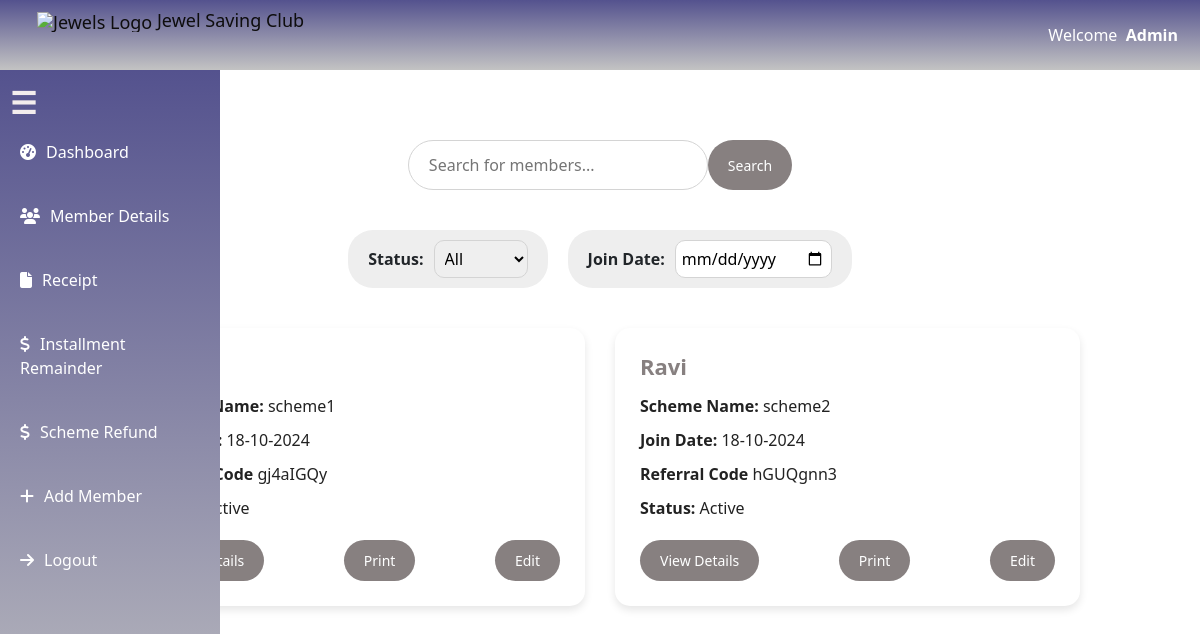
Before: /member_details (signed in) with the older database file.
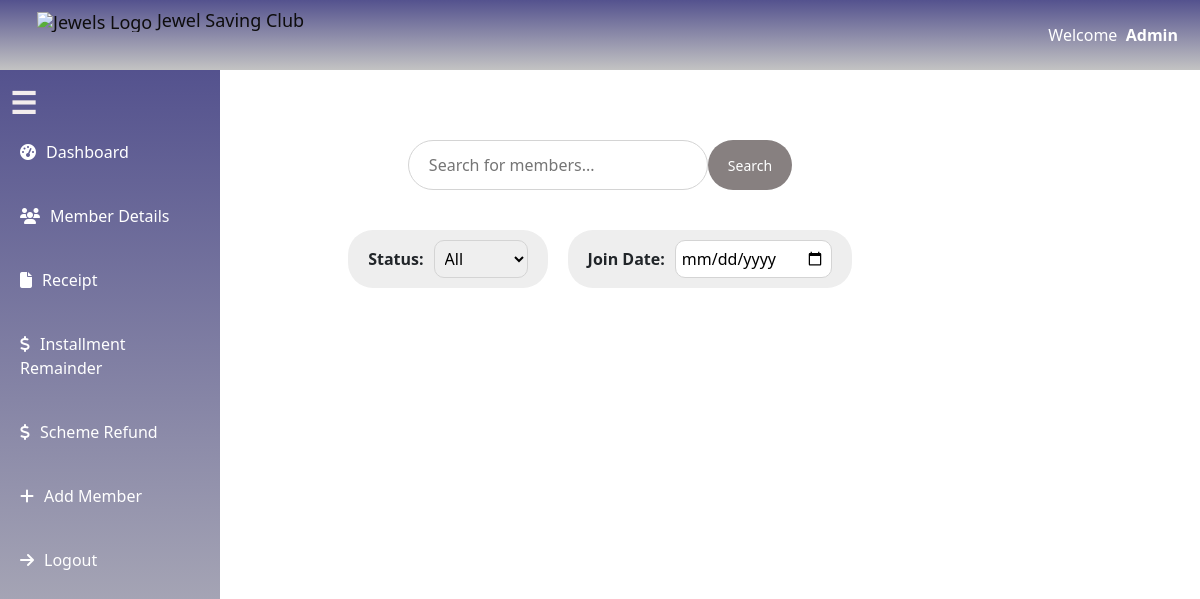
After: the same page with the newer database file.
### app1/models.py (models this page shows, shortened)
class Member(models.Model):
    id = models.AutoField(primary_key=True)
    created_by = models.ForeignKey(User, on_delete=models.CASCADE)
    name = models.CharField(max_length=100, null=True)
    scheme = models.ForeignKey(Scheme, on_delete=models.CASCADE)
    address = models.CharField(max_length=100, null=True)
    city = models.CharField(max_length=100, null=True)
    pin = models.CharField(max_length=15, null=True)
    phone_number = models.IntegerField(null=True)
    aadhaar = models.CharField(max_length=50, null=True)
    pan = models.CharField(max_length=50, null=True)
    email = models.EmailField(null=True)
    status = models.CharField(max_length=50, null=True)
    join_date = models.DateField()
    end_date = models.DateField()
    nominee_name = models.CharField(max_length=50, null=True)
    nominee_email = models.EmailField(null=True)
    nominee_phone_number = models.IntegerField(null=True)
    nominee_dob = models.DateField(null=True)
    nominee_adhaar = models.CharField(max_length=50, null=True)
    nominee_pan = models.CharField(max_length=50, null=True)
    referred_person_name = models.CharField(max_length=50, null=True)
    referred_person_id = models.CharField(max_length=50, null=True)
    referred_person_referral_code = models.CharField(max_length=50, null=True)  # New field for referred person's code
    member_referral_code = models.CharField(max_length=8, unique=True, null=True)  # New field for member's generated code

class Scheme(models.Model):
    MATURITY_PERIOD_CHOICES = [(str(i), str(i)) for i in range(1, 37)]
    BENEFIT_CHOICES = [
        ('No wastage - No Making charges', 'No wastage - No Making charges'),
    ]
    scheme_id = models.AutoField(primary_key=True)  # Auto-incremented ID field
    scheme_name = models.CharField(max_length=100,unique=True)
    scheme_maturity_period = models.CharField(max_length=50, choices=MATURITY_PERIOD_CHOICES)
    scheme_benefit = models.CharField(max_length=50, choices=BENEFIT_CHOICES)
    scheme_installment_amount = models.CharField(max_length=50)

### app1/views.py (the view)
# urls.py: path('member_details',member_details,name="member_details"),
def member_details(request):
    current_user = request.session.get('current_user')
    if not current_user:
        return redirect('login')
    search_query = request.GET.get('search', '')
    if search_query:
        members = Member.objects.filter(
            Q(id__exact=search_query) |
            Q(phone_number__exact=search_query)
        )
        if not members.exists():
            messages.error(request, 'No member found with that number or phone.')
            members = None
    else:
        members = Member.objects.all()
    context = {'current_user': current_user, 'members': members}
    return render(request, 'member_details.html', context)

### templates/member_details.html (shortened to what this page needs)
{% extends './base.html' %}
{% block content %}
<!DOCTYPE html>
<html lang="en">
<head>
    <link rel="stylesheet" href="https://cdnjs.cloudflare.com/ajax/libs/font-awesome/6.4.0/css/all.min.css">
</head>
<body>
    <div class="container mt">
        <div class="row">
            <div class="col-md-12">
                <form method="GET" action="/member_details">
                <div class="search-bar">
                    <input type="text" placeholder="Search for members..." name="search" id="searchInput" value="{{ request.GET.search }}">
                    <button class="btn btn-primary" type="submit" >Search</button>
                </div>
                </form>
                <div class="filters">
                    <form method="get">
                        <div class="filter-group">
                            <label for="status">Status:</label>
                            <select id="status" name="status">
                                <option value="all">All</option>
                            </select>
                        </div>
                    </form>
                    <div class="filter-group">
                        <label for="join-date">Join Date:</label>
                        <input type="date" id="join-date">
                    </div>
                </div>
            </div>
        </div>
        <div class="member-grid">
            {% for member in members %}
            <div class="member-card" data-member-number="{{ member.id }}">
                <h2>{{ member.name|title }}</h2>
                <p><strong>Scheme Name:</strong> {{ member.scheme.scheme_name }}</p>
                <p><strong>Join Date:</strong> {{ member.join_date|date:'d-m-Y' }}</p>
                <p><strong>Referral Code </strong> {{ member.member_referral_code }}</p>
                <p><strong>Status:</strong> {{ member.status|title }}</p>
                <div class="action-buttons">
                    <button class="btn btn-primary">View Details</button>
                    <button class="btn btn-primary" onclick="printBarcode('{{ member.id }}')">Print</button>
                    <button class="btn btn-primary"><a href="{% url 'edit_member' member.id %}" style="color:white;text-decoration:none;">Edit</a></button>
                </div>
            </div>
            {% endfor %}
        </div>
    </div>
</body>
</html>
{% endblock content %}

### templates/base.html (shortened to what this page needs)
<!DOCTYPE html>
{% load static %}
<html lang="en">
<head>
    <link href="https://cdn.jsdelivr.net/npm/bootstrap@5.3.0-alpha1/dist/css/bootstrap.min.css" rel="stylesheet">
    <link rel="stylesheet" href="https://cdnjs.cloudflare.com/ajax/libs/font-awesome/5.15.4/css/all.min.css">
    {% block styles %}
    <link rel="stylesheet" href="{% static 'css/base.css' %}">
    {% endblock %}
</head>
<body>
    <nav class="navbar navbar-expand-lg navbar-light fixed-top">
        <div class="container-fluid">
            <a class="navbar-brand" href="#">
                <img src="https://i.pinimg.com/736x/db/08/ac/db08ac5800b059e978a553befb885b62.jpg" alt="Jewels Logo" width="50" height="50">
                Jewel Saving Club
            </a>
            <div class="text-white">Welcome &nbsp;<b>{{current_user|title}}</b></div>
        </div>
    </nav>
    <div class="sidebar">
        <button class="toggle-btn" onclick="toggleSidebar()">☰</button>
        <ul class="menu">
            <li><a href="{% url 'dashboard' %}" class="menu-item"><i class="fas fa-tachometer-alt"></i><span class="menu-text">Dashboard</span></a></li>
            <li><a href="{% url 'member_details'%}" class="menu-item"><i class="fas fa-users"></i><span class="menu-text">Member Details</span></a></li>
            <li><a href="{% url 'recepit' %}" class="menu-item"><i class="fas fa-file"></i><span class="menu-text">Receipt</span></a></li>
            <li><a href="{% url 'installment_remainder' %}" class="menu-item"><i class="fas fa-dollar-sign"></i><span class="menu-text">Installment Remainder</span></a></li>
            <li><a href="{% url 'scheme_refund' %}" class="menu-item"><i class="fas fa-dollar-sign"></i><span class="menu-text">Scheme Refund</span></a></li>
            <li><a href="{% url 'add_member' %}" class="menu-item"><i class="fas fa-plus"></i><span class="menu-text">Add Member</span></a></li>
            <li><a href="{% url 'logout' %}" class="menu-item"><i class="fas fa-arrow-right"></i><span class="menu-text">Logout</span></a></li>
        </ul>
    </div>
    <div class="content">
        {% block content %}
        {% endblock content %}
    </div>
</body>
</html>

### static/css/base.css (style rules this page uses)
body { margin: 0; padding: 0; }
.navbar { background: linear-gradient(to bottom, #54528e, #c3c3c3);; padding: 10px; transition: all 0.3s ease; }
.navbar-brand, .navbar-nav .nav-link { border-radius: 10px; color: #0e0d0d !important; transition: all 0.3s ease; }
.navbar-brand, .navbar-nav li .nav-link { margin-right: 25px; }
.sidebar { position: absolute; left: 0; top: 70px; height: calc(100% - 70px); overflow-y: auto; width: 220px; background: linear-gradient(to bottom, #54528e, #c3c3c3); color: #101010 !important; transition: all 0.3s ease; z-index: 999; }
body, .sidebar { -ms-overflow-style: none; scrollbar-width: none; }
.toggle-btn { position: absolute; left: 10px; top: 10px; font-size: 30px; font-weight: bold; cursor: pointer; background-color: transparent; border: none; color: #f3eded; padding-bottom: 20px; }
.menu { padding-top: 50px; padding-left: 0; list-style-type: none; font-size: 16px; }
.menu li { padding: 10px 0; }
.menu a { color: #ffffff; text-decoration: none; display: block; padding: 10px 20px; transition: background-color 0.3s; }
.menu a i { margin-right: 10px; }
.container { margin-left: 250px; padding: 20px; transition: all 0.3s ease; }
.mt { margin-top:120px !important; }
.sidebar .menu-item { font-size: 16px; transition: font-size 0.3s ease; }

### templates/base.html (style rules this page uses)
.navbar-brand img { display: inline !important; }
.navbar-brand { float: left; height: 50px; padding: 0px 15px !important; font-size: 18px; line-height: 20px; }

### templates/member_details.html (style rules this page uses)
:root { --primary-color: #878080; --secondary-color: #007be0; --card-bg: #ffffff; --background-color: #f8f8f8; --highlight-color: #d4d4d4; --light-color: #eeeeee; --text-color: #222222; }
* { margin: 0; padding: 0; box-sizing: border-box; }
.container { max-width: 1000px; margin: 0 auto; }
.search-bar { display: flex; justify-content: center; margin-bottom: 40px; }
.search-bar input { padding: 12px 20px; font-size: 16px; border-radius: 25px; border: 1px solid var(--highlight-color); width: 300px; outline: none; }
.filters { display: flex; justify-content: center; gap: 20px; margin-bottom: 40px; }
.filter-group { background-color: var(--light-color); padding: 10px 20px; border-radius: 25px; display: flex; align-items: center; }
.filter-group label { margin-right: 10px; font-weight: 600; }
.filter-group select, .filter-group input { padding: 6px; border-radius: 10px; border: 1px solid var(--highlight-color); outline: none; }
.btn { padding: 10px 20px; border-radius: 25px; font-size: 14px; cursor: pointer; transition: background-color 0.3s ease, box-shadow 0.3s ease; }
.btn-primary { background-color: var(--primary-color); color: white; border: none; }

Changed rows visible on the page:
removed Member: scheme.scheme_name "scheme1", join_date "18-10-2024", member_referral_code "gj4aIGQy", status "Active"
removed Member: name "Ravi", scheme.scheme_name "scheme2", join_date "18-10-2024", member_referral_code "hGUQgnn3", status "Active"
